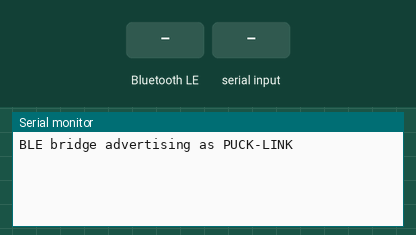
Recording of a sketch running on a simulated Seeed XIAO ESP32-S3. Parts: the last lines printed to the serial monitor. Inputs (shaded band) come from the test bench. Nothing arrives over Bluetooth unless stated; a phone connects over Bluetooth LE 3 s after start.

Above: at 1.2 s.
1.3 s: Bluetooth LE write "1" received
At 1.8 s:
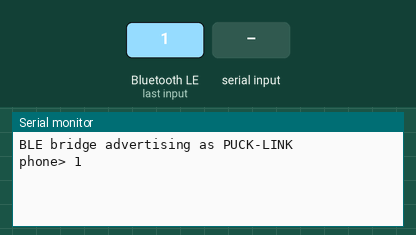
4.3 s: "1\n" received over the second serial link
At 4.7 s:
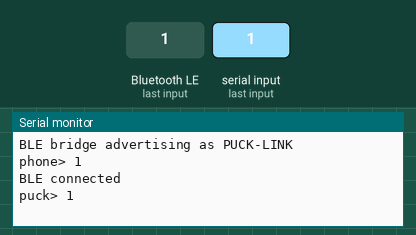
5.8 s: Bluetooth LE write "0" received
At 6.5 s:
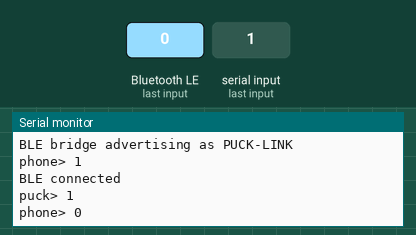
7.3 s: "0\n" received over the second serial link
At 8.2 s:
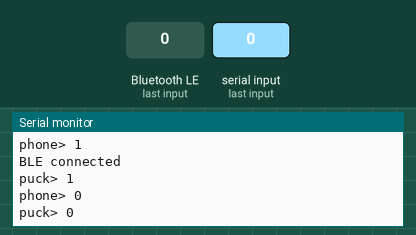

Measured:
- after the input at 1.3 s, the serial monitor: prints a new line after 0.05 s (image 1)
- after the input at 4.3 s, the serial monitor: prints a new line at once (image 2)
- after the input at 5.8 s, the serial monitor: prints a new line after 0.05 s (image 3)
- after the input at 7.3 s, the serial monitor: prints a new line at once (image 4)

The sketch:

ble_bridge_esp32.ino
```cpp
// BLE <-> UART bridge on an ESP32-S3, so the IP's phone can talk to the puck.
// Advertises the Nordic UART Service (NUS). Anything the phone writes to the RX characteristic
// is forwarded to the puck over UART as a line; anything the puck prints on that UART goes back
// to the phone via the TX characteristic (notify). No logic here: the puck parses the commands.
//
// Wiring to the Feather RP2040 RFM95:
//   ESP32 TX_PIN -> Feather RX (GPIO1 / "RX")     ESP32 RX_PIN <- Feather TX (GPIO0 / "TX")
//   3V3 -> 3V3, GND -> GND. All 3.3 V logic.
//
// Build:  firmware/build.sh ble [port]   (XIAO ESP32S3 by default; see build.sh for other S3 boards)

#include <BLEDevice.h>
#include <BLEServer.h>
#include <BLEUtils.h>
#include <BLE2902.h>

// XIAO ESP32S3 and ESP32S3 Plus: D6 = GPIO43 (TX), D7 = GPIO44 (RX). Change for other S3 boards.
#ifndef UART_TX_PIN
#define UART_TX_PIN 43
#endif
#ifndef UART_RX_PIN
#define UART_RX_PIN 44
#endif
#define UART_BAUD   9600
#define DEVICE_NAME "PUCK-LINK"

#define NUS_SERVICE "6E400001-B5A3-F393-E0A9-E50E24DCCA9E"
#define NUS_RX      "6E400002-B5A3-F393-E0A9-E50E24DCCA9E"   // phone writes here
#define NUS_TX      "6E400003-B5A3-F393-E0A9-E50E24DCCA9E"   // phone subscribes here

static BLECharacteristic* txChar = nullptr;
static volatile bool connected = false;

class ServerCB : public BLEServerCallbacks {
  void onConnect(BLEServer*) override { connected = true; Serial.println("BLE connected"); }
  void onDisconnect(BLEServer* s) override { connected = false; Serial.println("BLE disconnected"); s->getAdvertising()->start(); }
};

class RxCB : public BLECharacteristicCallbacks {
  void onWrite(BLECharacteristic* c) override {
    String v = c->getValue().c_str();
    if (v.length() == 0) return;
    if (!v.endsWith("\n")) v += "\n";
    Serial1.print(v);                   // to the puck
    Serial.print("phone> "); Serial.print(v);
  }
};

void setup() {
  Serial.begin(115200);
  Serial1.begin(UART_BAUD, SERIAL_8N1, UART_RX_PIN, UART_TX_PIN);

  BLEDevice::init(DEVICE_NAME);
  BLEServer* server = BLEDevice::createServer();
  server->setCallbacks(new ServerCB());
  BLEService* svc = server->createService(NUS_SERVICE);

  txChar = svc->createCharacteristic(NUS_TX, BLECharacteristic::PROPERTY_NOTIFY);
  txChar->addDescriptor(new BLE2902());

  BLECharacteristic* rxChar = svc->createCharacteristic(NUS_RX, BLECharacteristic::PROPERTY_WRITE | BLECharacteristic::PROPERTY_WRITE_NR);
  rxChar->setCallbacks(new RxCB());

  svc->start();
  BLEAdvertising* adv = BLEDevice::getAdvertising();
  adv->addServiceUUID(NUS_SERVICE);
  adv->setScanResponse(true);
  adv->start();
  Serial.println("BLE bridge advertising as " DEVICE_NAME);
}

void loop() {
  // puck -> phone: forward whole lines
  static String line;
  while (Serial1.available()) {
    char c = Serial1.read();
    if (c == '\n') {
      if (connected && txChar && line.length()) { txChar->setValue((uint8_t*)line.c_str(), line.length()); txChar->notify(); }
      Serial.print("puck> "); Serial.println(line);
      line = "";
    } else if (c != '\r' && line.length() < 120) line += c;
  }
  delay(5);
}
```
